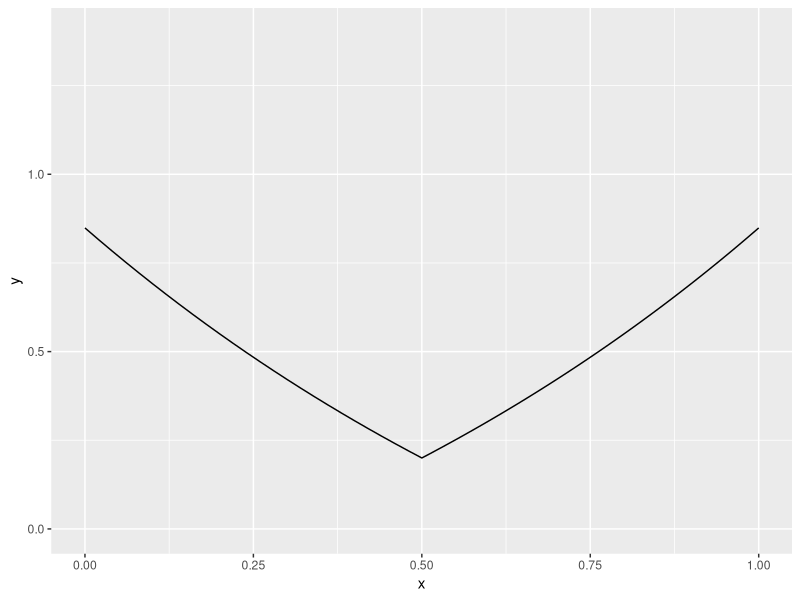

Source code (R):
library(ggplot2)
a = 1
u = 0.5
x = seq(0, 1, 0.02)
y = exp(a * abs(x - u)) - 0.8

df <- data.frame(x,y)

ggplot(
  data = df, aes(x = x, y = y)
) + geom_line() +
  scale_y_continuous(limits = c(0, 1.4))
  